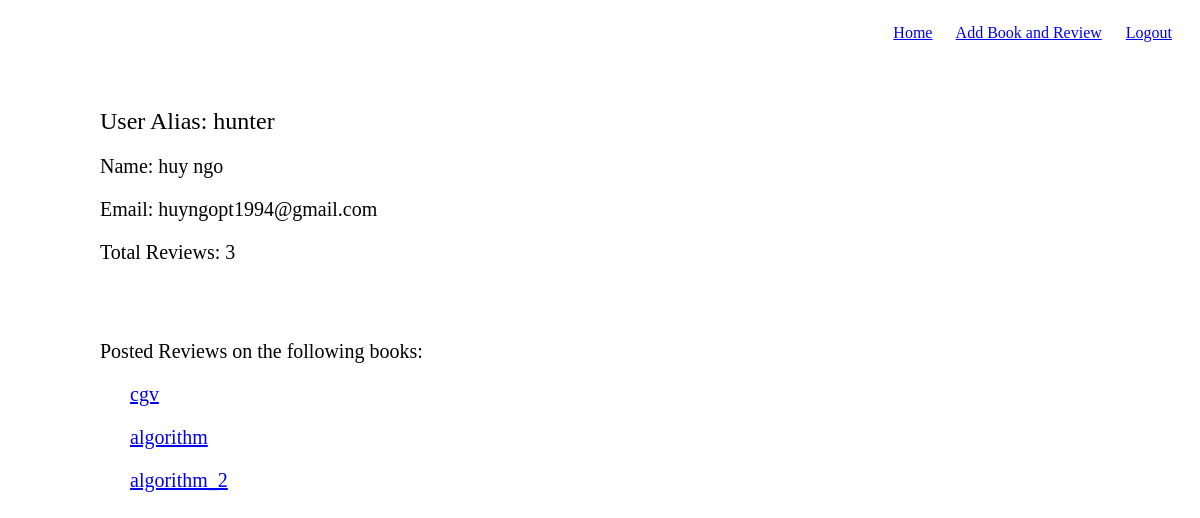
/users/1 (signed in), run on an earlier commit of the app's database.
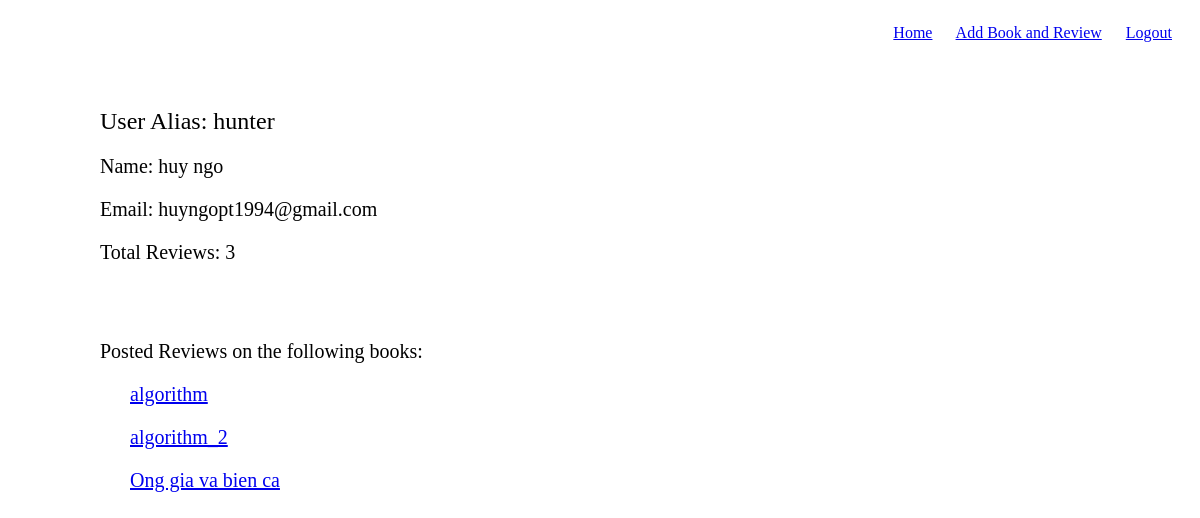
And on a later commit of the database.
### main_app/models.py (models this page shows)
class Book(models.Model):
	title = models.CharField(max_length=255)
	author = models.CharField(max_length=255)
	poster = models.ForeignKey(User, related_name="uploaded_books")
	created_at = models.DateTimeField(auto_now_add=True)

### main_app/views.py (the view)
# urls.py: url(r'^users/(?P<user_id>[1-9][0-9]*)$', views.show_user), #Get method
def show_user(request, user_id):
	if request.session['user_id'] is None:
		messages.error('You should login if want to show informations')
		return redirect('/')
	else:
		user = User.objects.get(id=user_id)
		reviewed_books = user.reviews_left.all().values('book').distinct()
		books = [ Book.objects.get(id=item['book']) for item in reviewed_books ]
		total_reviews = len(books)
		return render(request, 'main_app/user.html',{'user':user,
		                                             'total_reviews': total_reviews,
		                                              'books':books})

### main_app/templates/main_app/user.html (shortened to what this page needs)
<!DOCTYPE html>
<html lang="en">
<head>
    {% load static %}
    <link rel="stylesheet" href="{% static 'main_app/css/style.css' %}">
    <link rel="stylesheet" href="{% static 'main_app/css/header.css' %}">
</head>
<body>
    <header>
        <p class="header_right">
            <a href="/">Home</a>
            <a href="/books/add">Add Book and Review</a>
            <a href="/logout">Logout</a>
        </p>
    </header>
    <main class="user_content">
        {% if request.session.user_id %}
            <h2 style="font-weight: none">User Alias: {{user.alias}}</h2>
            <p>Name: {{user.name}}</p>
            <p>Email: {{user.email}}</p>
            <p>Total Reviews: {{ total_reviews }}</p>
            <br><br>
        <p>Posted Reviews on the following books: </p>
        <div>
            {% for book in books %}
            <p>
                <a href="/books/{{book.id}}">{{book.title}}</a>
            </p>
            {% endfor %}
        </div>
        {% else %}
            <p>PLease login to access your information</p>
        {% endif %}
    </main>
</body>
</html>

What changed in the data, as far as the page shows it:
no longer on this page (row unchanged): Book: title "cgv"
added Book: title "Ong gia va bien ca"
